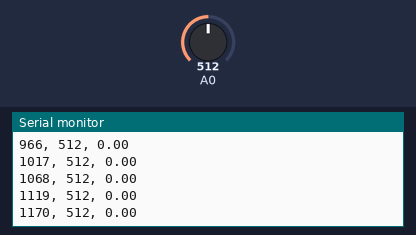
This sketch was run on a simulated Arduino Uno, built with avr-gcc and run on an emulated ATmega328P. Parts: the last lines printed to the serial monitor. The test bench sets the inputs (shaded band); at power-on: A0 = 512.

Above: at 1.2 s.
1.3 s: A0 set to 716
At 1.34 s:
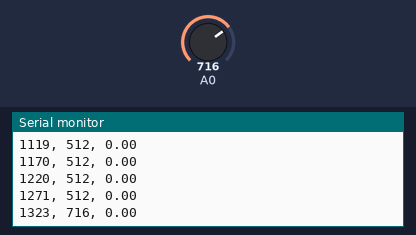
2.8 s: A0 set to 0
At 2.82 s:
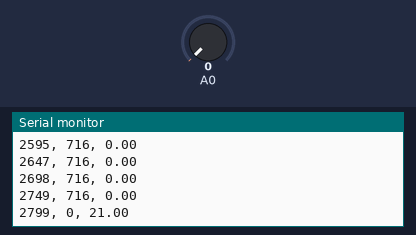
Timing chart, 0 to 5.8 s (numbered marks = the images above; inputs shaded):
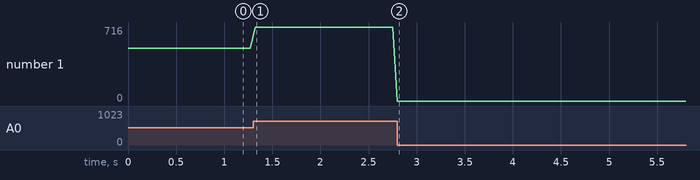

The sketch:

pulsMedie.ino
```cpp
void setup() {
  pinMode(A0, INPUT);
  Serial.begin(9600);  // baud
}

void loop() {
  static     int ravValue = 0;
  static     int oldValue = 0;
  static unsigned long  oldTime = 0;
 static unsigned long n = 0 ;
 static  double medie = 0;
  unsigned long  t;
 ravValue = analogRead (A0);
 t= millis();
 if(ravValue)
  medie=(n*medie+ravValue)/++n;
  double pulse=0;
 if(ravValue<medie && oldValue>=medie){
    pulse = (t-oldTime)==0 ? 0: 60000/(t-oldTime);//beats per minute

    oldTime = t ;
 }
  Serial.print (t);
  Serial.print (", ");
  Serial.print (ravValue);
  Serial.print (", ");
  Serial.println (pulse);

  oldValue = ravValue ;
  delay (50);
}
```

Measured:
- after the input at 1.3 s, the serial monitor: prints a new line at once (image 1)
- plotted number 1: 512 → 716 after the input at 1.3 s
